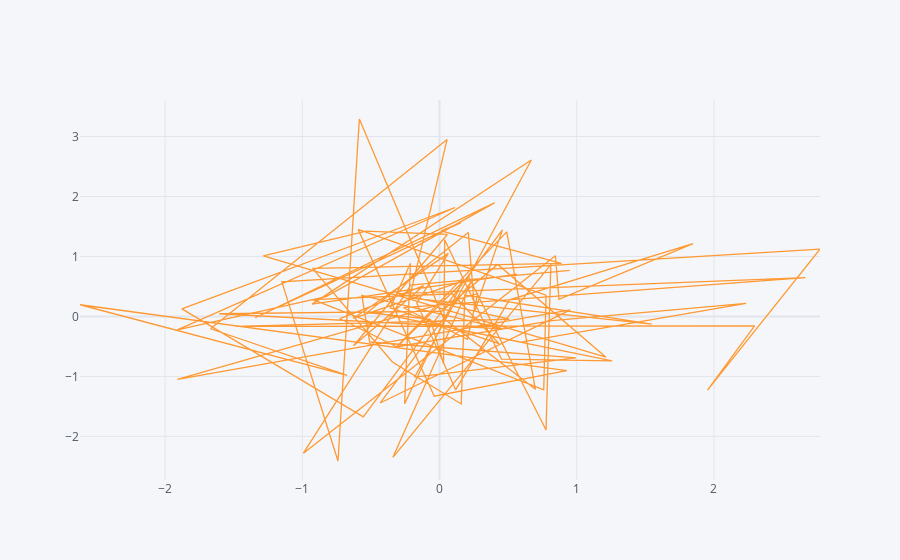

The cell this chart's notebook holds for it:
### Markdown cell above
# How to see what A is doing wrt to B

### Code cell
df.iplot(x='A',y='B')
